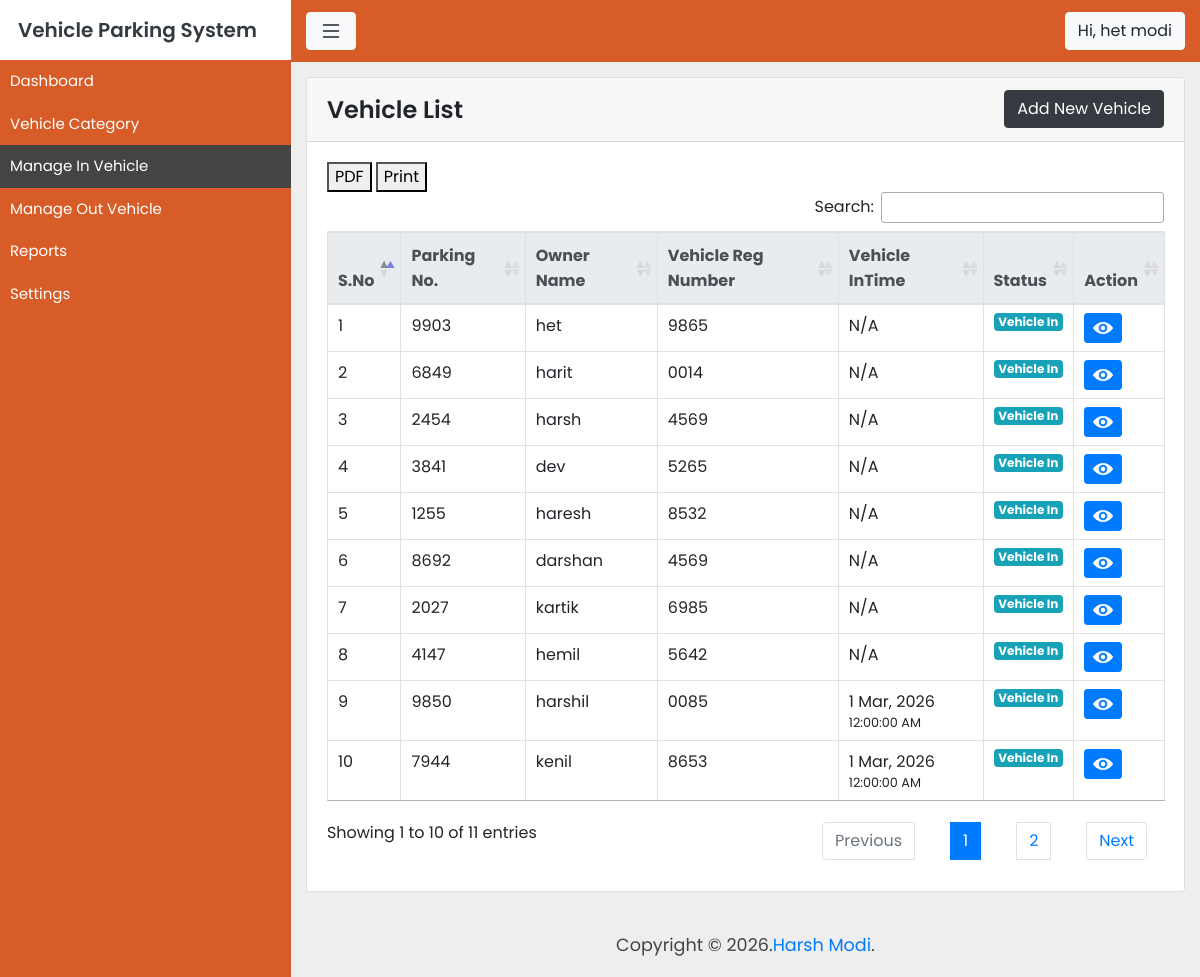
/vehicle.php (signed in), run on an earlier commit of the app's database.
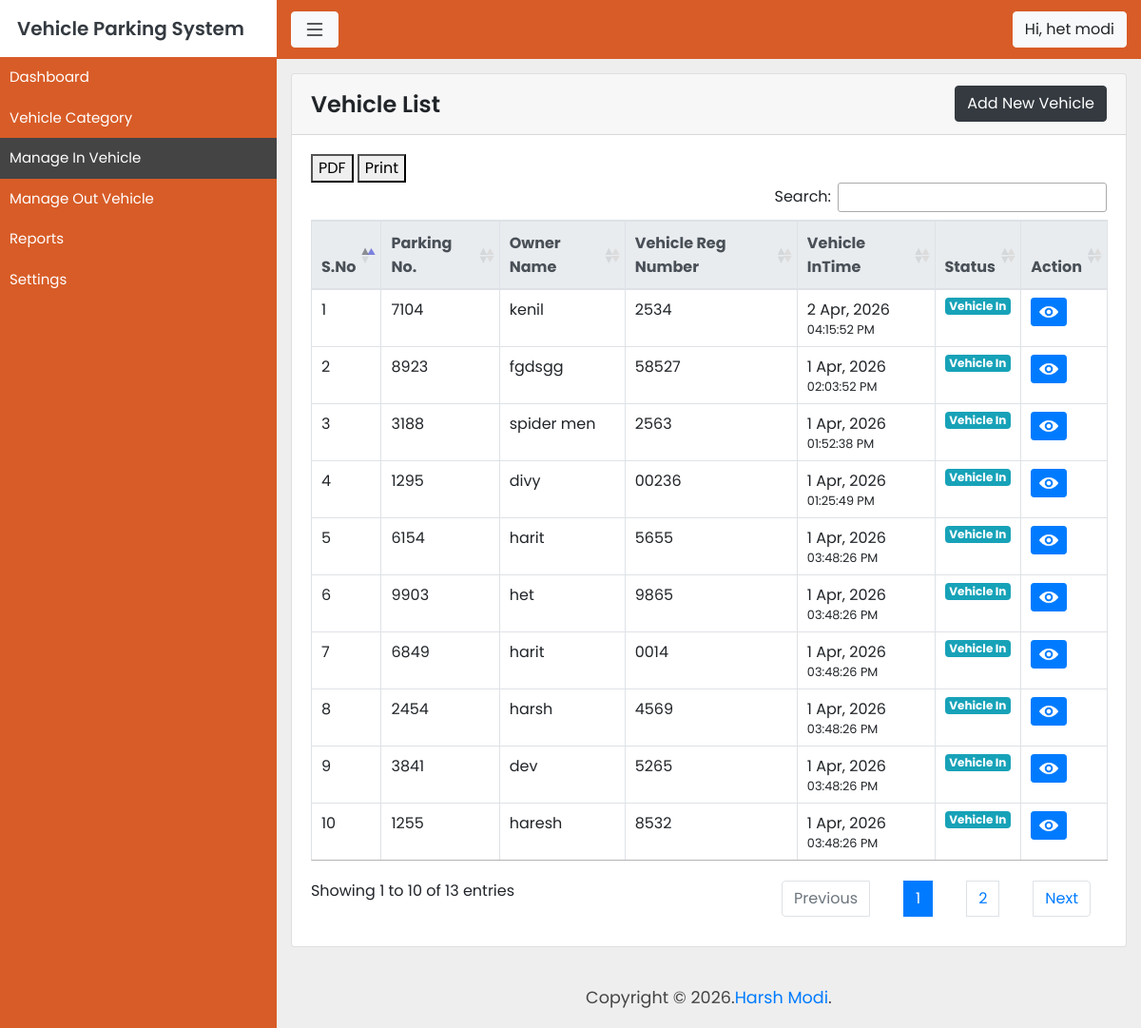
And on a later commit of the database.
### tables this page shows
CREATE TABLE `vehicle` (
  `id` int(11) NOT NULL,
  `parking_number` int(11) NOT NULL,
  `vehicle_cat` int(11) NOT NULL,
  `vehicle_company` varchar(255) NOT NULL,
  `reg_number` varchar(255) NOT NULL,
  `owner_name` varchar(255) NOT NULL,
  `owner_contact` varchar(255) NOT NULL,
  `vehicle_intime` datetime NOT NULL,
  `vehicle_outtime` datetime DEFAULT NULL,
  `parking_charges` int(11) DEFAULT NULL,
  `remark` varchar(255) DEFAULT NULL,
  `vehicle_status` int(11) NOT NULL
);

### vehicle.php (the view, shortened to what this page needs)
<?php $title = "Vehicle";
include "header.php" ?>
<div class="container">
    <div class="admin-content">
        <div class="card">
            <div class="card-header">
                <h2 class="d-inline">Vehicle List</h2>
                <a href="add-vehicle.php" class="btn btn-dark float-right">Add New Vehicle</a>
            </div>
            <div class="card-body position-relative">
                <div id="table-data">
                    <?php
                        $conn = mysqli_connect("localhost","root","","install");
                        $result = mysqli_query($conn, "SELECT * FROM vehicle ORDER BY id DESC");
                    ?>
                    <table class="table-data table table-bordered">
                        <thead class="thead-light">
                            <tr>
                                <th>S.No</th>
                                <th>Parking No.</th>
                                <th>Owner Name</th>
                                <th>Vehicle Reg Number</th>
                                <th>Vehicle InTime</th>
                                <th>Status</th>
                                <th>Action</th>
                            </tr>
                        </thead>
                        <tbody>
                            <?php
                                if(mysqli_num_rows($result) > 0){
                                $i = 0;
                                while($row = mysqli_fetch_assoc($result)){
                                    if($row['vehicle_status'] == '0'){
                                        $i++;
                            ?>
                            <tr>
                                <td><?php echo $i; ?></td>
                                <td><?php echo $row['parking_number']; ?></td>
                                <td><?php echo $row['owner_name']; ?></td>
                                <td><?php echo $row['reg_number']; ?></td>
                                <td>
                                    <?php
                                    if(!empty($row['vehicle_intime']) && $row['vehicle_intime'] != '0000-00-00 00:00:00'){
                                        echo date('j M, Y', strtotime($row['vehicle_intime'])) . "<br>";
                                        echo "<small>" . date('h:i:s A', strtotime($row['vehicle_intime'])) . "</small>";
                                    } else {
                                        echo "N/A";
                                    }
                                    ?>
                                </td>
                                <td>
                                    <?php
                                    if($row['vehicle_status'] == '0'){ ?>
                                    <span class="badge badge-info">Vehicle In</span>
                                    <?php } ?>
                                </td>
                                <td>
                                    <ul class="action-list">
                                        <li> <a href="view-vehicle.php?veid=<?php echo (int)$row['id']; ?>"
                                                class="btn btn-primary btn-sm">
                                                <img src="images/eye.png" alt="">
                                            </a>
                                        </li>
                                    </ul>
                                </td>
                            </tr>
                            <?php
                            }
                        }
                    }
                ?>
                        </tbody>
                    </table>
                </div>
            </div>
        </div>
    </div>
</div>
<?php include "footer.php" ?>

What changed in the data, as far as the page shows it:
no longer on this page (row edited): vehicle: parking_number "8692", owner_name "darshan", reg_number "4569", shows "N/A", vehicle_status "Vehicle In"
no longer on this page (row edited): vehicle: parking_number "2027", owner_name "kartik", reg_number "6985", shows "N/A", vehicle_status "Vehicle In"
no longer on this page (row edited): vehicle: parking_number "4147", owner_name "hemil", reg_number "5642", shows "N/A", vehicle_status "Vehicle In"
no longer on this page (row edited): vehicle: parking_number "9850", owner_name "harshil", reg_number "0085", vehicle_intime "1 Mar, 2026", vehicle_intime "12:00:00 AM", vehicle_status "Vehicle In"
no longer on this page (row unchanged): vehicle: parking_number "7944", owner_name "kenil", reg_number "8653", vehicle_intime "1 Mar, 2026", vehicle_intime "12:00:00 AM", vehicle_status "Vehicle In"
added vehicle: parking_number "7104", owner_name "kenil", reg_number "2534", vehicle_intime "2 Apr, 2026", vehicle_intime "04:15:52 PM", vehicle_status "Vehicle In"
added vehicle: parking_number "8923", owner_name "fgdsgg", reg_number "58527", vehicle_intime "1 Apr, 2026", vehicle_intime "02:03:52 PM", vehicle_status "Vehicle In"
added vehicle: parking_number "3188", owner_name "spider men", reg_number "2563", vehicle_intime "1 Apr, 2026", vehicle_intime "01:52:38 PM", vehicle_status "Vehicle In"
added vehicle: parking_number "1295", owner_name "divy", reg_number "00236", vehicle_intime "1 Apr, 2026", vehicle_intime "01:25:49 PM", vehicle_status "Vehicle In"
added vehicle: parking_number "6154", owner_name "harit", reg_number "5655", vehicle_intime "1 Apr, 2026", vehicle_intime "03:48:26 PM", vehicle_status "Vehicle In"
changed vehicle "het": vehicle_intime (not shown) → "1 Apr, 2026"; vehicle_intime (not shown) → "03:48:26 PM"; no longer shows "N/A"
changed vehicle (number 7 of 10 on the later page): vehicle_intime (not shown) → "1 Apr, 2026"; vehicle_intime (not shown) → "03:48:26 PM"; no longer shows "N/A"
changed vehicle "harsh": vehicle_intime (not shown) → "1 Apr, 2026"; vehicle_intime (not shown) → "03:48:26 PM"; no longer shows "N/A"
changed vehicle "dev": vehicle_intime (not shown) → "1 Apr, 2026"; vehicle_intime (not shown) → "03:48:26 PM"; no longer shows "N/A"
changed vehicle "haresh": vehicle_intime (not shown) → "1 Apr, 2026"; vehicle_intime (not shown) → "03:48:26 PM"; no longer shows "N/A"
Also different on the page:
text written by a page script: "PDF Print Search: Showing 1 to 10 of 11 entries Previous 1 2 Next" → "PDF Print Search: Showing 1 to 10 of 13 entries Previous 1 2 Next"
